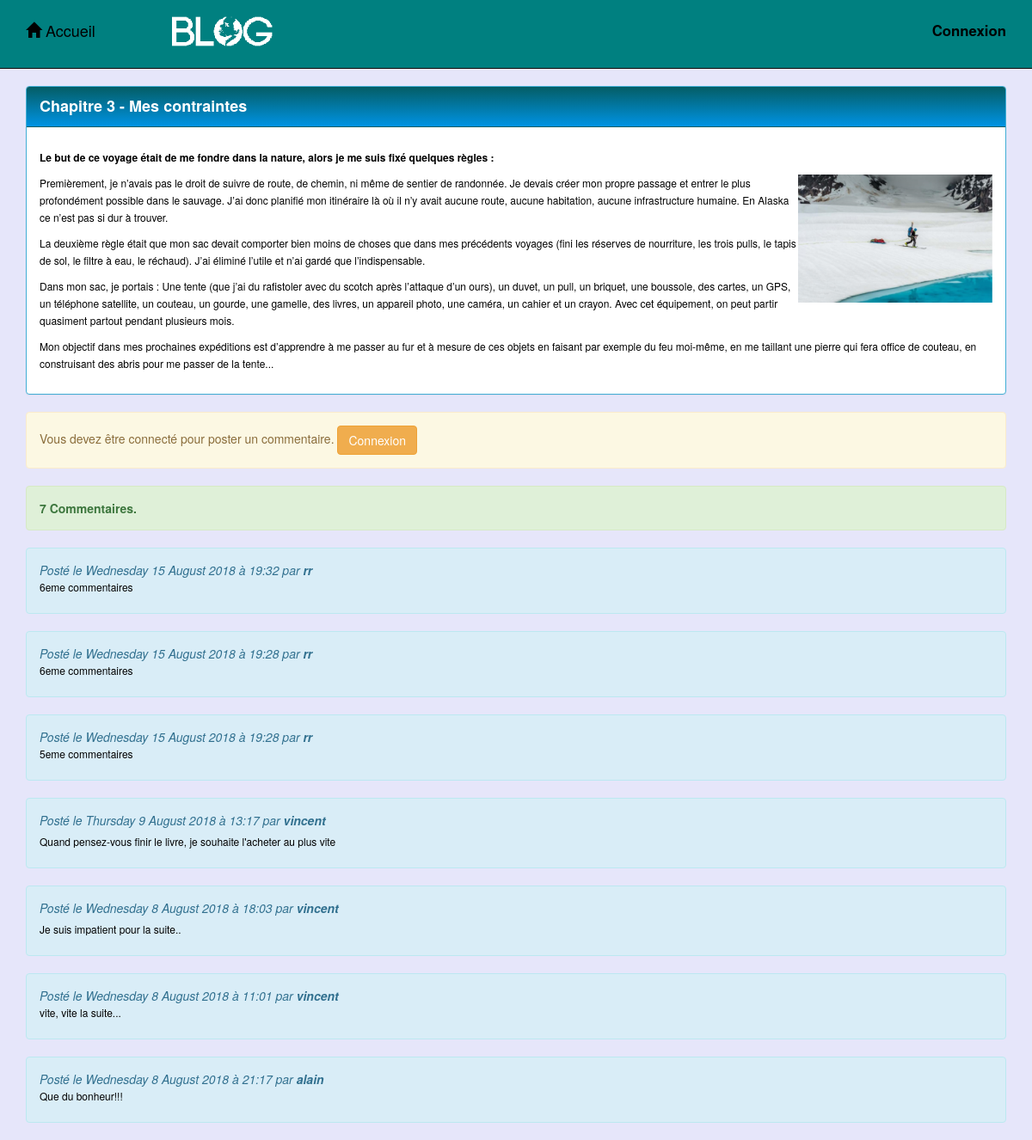
/index.php?p=billets.show&id=7, run on the app's committed database.
### tables this page shows
CREATE TABLE IF NOT EXISTS `t_billet` (
  `id` int(11) NOT NULL AUTO_INCREMENT,
  `title` varchar(100) NOT NULL,
  `content` mediumtext NOT NULL,
  `chapter` int(11) NOT NULL,
  `status` varchar(10) DEFAULT '0',
  PRIMARY KEY (`id`)
);

CREATE TABLE IF NOT EXISTS `t_comment` (
  `id` int(11) NOT NULL AUTO_INCREMENT,
  `content` varchar(500) NOT NULL,
  `bil_id` int(11) NOT NULL,
  `usr_id` int(11) NOT NULL,
  `commentDate` datetime NOT NULL DEFAULT CURRENT_TIMESTAMP,
  PRIMARY KEY (`id`),
  KEY `fk_bil_id` (`bil_id`),
  KEY `fk_com_usr` (`usr_id`)
);

CREATE TABLE IF NOT EXISTS `t_user` (
  `id` int(11) NOT NULL AUTO_INCREMENT,
  `name` varchar(50) NOT NULL,
  `password` varchar(88) NOT NULL,
  `salt` varchar(23) DEFAULT NULL,
  `role` varchar(50) NOT NULL,
  `isLocked` tinyint(1) DEFAULT '0',
  PRIMARY KEY (`id`)
);

### core/Controller/Controller.php (called while the page is built, shortened)
<?php
class Controller{
    protected $viewPath;
    protected $template;
    protected function render($view, $variables = []) {
        extract($variables);
        require($this->viewPath . str_replace('.', '/', $view) . '.php');
        $content = ob_get_clean();
        require($this->viewPath . 'templates/' . $this->template . '.php');
    }
}

### app/Controller/BilletsController.php (called while the page is built, shortened)
<?php
class BilletsController extends AppController {
    public function show() {
        $billet = $this->billet->find($_GET['id']);
		$comments = $this->comment->getComments($_GET['id']);
        $this->render('billets.show', compact('billet','comments', 'title'));
    }
}

### core/Table/Table.php (called while the page is built, shortened)
<?php
class Table
{
    protected $db;
    public function __construct(Database $db)
    {
        $this->db = $db;
    }
    public function query($statement, $attributes = null, $one = false){
        if($attributes){
            return $this->db->prepare(
                $statement,
                $attributes,
                str_replace('Table', 'Entity', get_class($this)),
                $one
            );
        } else {
            return $this->db->query(
                $statement,
                str_replace('Table', 'Entity', get_class($this)),
                $one
            );
        }
    }
}

### core/Database/MysqlDatabase.php (called while the page is built, shortened)
<?php
class MysqlDatabase extends Database {
    private $db_name;
    private $db_user;
    private $db_pass;
    private $db_host;
    private $pdo;
    public function __construct($db_name, $db_user = 'root', $db_pass = '', $db_host = 'localhost'){
        $this->db_name = $db_name;
        $this->db_user = $db_user;
        $this->db_pass = $db_pass;
        $this->db_host = $db_host;
    }
    private function getPDO(){
        if($this->pdo === null) {
            try {
                $pdo = new PDO('mysql:dbname=' . $this->db_name . ';host=' . $this->db_host .';charset=utf8',
                    $this->db_user, $this->db_pass);
            } catch (PDOException $e) {
                \App::error('La connexion à la base de donnée a échouée : ' .$e->getMessage());
               die();
            }
            $pdo->setAttribute(PDO::ATTR_ERRMODE, PDO::ERRMODE_EXCEPTION);
            $this->pdo = $pdo;
        }
        return $this->pdo;
    }
    public function prepare($statement, $attributes, $class_name = null, $one = false){
        $req = $this->getPDO()->prepare($statement);
        $res = $req->execute($attributes);
        if($class_name === null){
            $req->setFetchMode(PDO::FETCH_OBJ);
        } else {
            $req->setFetchMode(PDO::FETCH_CLASS, $class_name);
        }
        if($one){
            $data = $req->fetch();
        } else{
            $data = $req->fetchAll();
        }
        return $data;
    }
}

### app/Table/BilletTable.php (called while the page is built, shortened)
<?php
 class BilletTable extends Table{
    public function find($id){
		return $this->query("
		SELECT *
		FROM t_billet
		WHERE id = ?", [$id], true);
    }
}

### app/Autoloader.php (called while the page is built, shortened)
<?php
class Autoloader{
    static function autoload($class){
        if (strpos($class, __NAMESPACE__ . '\\') === 0){
            $class = str_replace(__NAMESPACE__ . '\\', '', $class);
            $class = str_replace('\\', '/', $class);
        }
    }
}

### core/Autoloader.php (called while the page is built, shortened)
<?php
class Autoloader{
    static function autoload($class){
        if (strpos($class, __NAMESPACE__ . '\\') === 0){
            $class = str_replace(__NAMESPACE__ . '\\', '', $class);
            $class = str_replace('\\', '/', $class);
        }
    }
}

### app/Entity/BilletEntity.php (called while the page is built, shortened)
<?php
class BilletEntity Extends Entity {
     protected $id;
    protected $title;
    protected $content;
    public function getId() {
        return $this->id;
    }
    public function getTitle() {
        return $this->title;
    }
    public function getContent() {
        return $this->content;
    }
}

### app/Table/CommentTable.php (called while the page is built, shortened)
<?php
class CommentTable extends Table{
    public function getComments($id){
		return $this->query("
		SELECT t_comment.id as comId, usr_id as userId, name, content, commentDate
		FROM t_comment
		INNER JOIN t_user ON usr_id = t_user.id
		WHERE bil_id = ?
		ORDER BY t_comment.id desc", [$id]);
    }
}

### core/Entity/Entity.php (called while the page is built, shortened)
<?php
class Entity {
    public function __get($key){
        $method = 'get' . ucfirst($key);
        if (method_exists($this, $method)) {
            return $this->$method();
        } else {
            return null;
        }
    }
}

### app/Entity/CommentEntity.php (called while the page is built, shortened)
<?php
class CommentEntity Extends Entity {
    protected $content;
    protected $name;
    protected $commentDate;
    public function getName() {
        return $this->name;
    }
    public function getContent() {
        return $this->content;
    }
	public function getCommentDate(){
		return $this->commentDate;
	}
}

### app/Views/billets/show.php (the view, shortened to what this page needs)
   <div class="panel panel-secondary">
       <div class="panel-heading ">
           <span class ="panel-title panel-title-perso"><?= $billet->getTitle(); ?></span>
       </div>
       <div class="panel-body">
           <p class="billet-contenu"><?= $billet->getContent(); ?></p>
       </div>
   </div>
<?php
if (isset($_SESSION['auth'])){?>
       <form method="post">
           <input type="hidden" name="usrID" value="<?=$_SESSION['auth']?>">
           <input type="hidden" name="billetID" value="<?= $billet->getId(); ?>">
           <div class="form-group">
               <label for="comment">Commentaire :</label>
               <textarea class="form-control" rows="5" name="comment" id="comment" placeholder="Saisissez ici votre commentaire ..." required></textarea>
           </div>
           <button type="submit" class="btn btn-primary">Poster</button>
       </form>
       <br/>
   <?php } else {
	$param = "?p=users.login&billetId=" .$billet->getId(); ?>
	<div class="alert alert-warning">Vous devez être connecté pour poster un commentaire. <a href="<?php echo $param ; ?>" class="btn btn-warning"></span> Connexion</a>
	</div>
<?php } ?>
<div class="alert alert-success">
	<?php
	$totalComments = count($comments);
	$commentSpell = 'Commentaire.';
	if ($totalComments > 1){
		$commentSpell = 'Commentaires.';
	}
?>
		<strong><?= $totalComments . ' ' .  $commentSpell ?></strong>
</div>
<?php foreach ($comments as $comment): ?>
<div class="alert alert-info">
	<?php
	$mask = "EEEE d MMMM YYYY '&agrave;' HH:mm ";
	$date = new DateTime($comment->commentDate);
	?>
	<span class="date-comment">
           <?= "Posté le " . IntlDateFormatter::formatObject($date,$mask) . " par " ;?>
           <strong><?= $comment->getName() . " "; ?></strong>
	</span>
	<p>
		<?= $comment->getContent(); ?>
	</p>
</div>
<?php endforeach ?>

### web/index.php (shortened to what this page needs)
<!DOCTYPE html>
<html lang="fr">
<head>
    <link rel="stylesheet" type="text/css" href="web/css/style.css"/>
</head>
<body>
  <?php
    if(isset($_GET['p'])){
       $page = $_GET['p'];
    }else{
        $page = 'Billets.index';
    }
$page = explode('.', $page);
    if($page[0] == 'admin'){
       $controller = '\App\Controller\Admin\\' . ucfirst($page[1]) . 'Controller';
       $action = $page[2];
    } else{
       $action = $page[1];
    }
$controller = new $controller();
$controller->$action();
?>
</body>
</html>

### app/Views/templates/sheet.php (shortened to what this page needs)
<!doctype html>
<html>
<head>
    <link href="lib/bootstrap/css/bootstrap.min.css" rel="stylesheet" />
    <link href="css/alaska.css" rel="stylesheet" />
    <?php require 'frontNav.php'?>
</head>
<body>
    <div class="container">
        <?= $content; ?>
    </div>
</body>
</html>

### app/Views/templates/frontNav.php (shortened to what this page needs)
<nav class="navbar navbar-default navbar-fixed-top navbar-inverse" role="navigation">
        <div class="container">
            <div class="navbar-header">
                <img src="img/blogmini.png" class="blogimg" alt="blogmini"/>
                <a id="nav-home" class="navbar-brand nav-home" href="index.php">
                    <span class="glyphicon glyphicon-home"></span> Accueil
                </a>
            </div>
			<ul class="nav navbar-nav navbar-right">
			     <?php
			     if (!isset($_SESSION['auth'])){ ?>
                     <li>
                       <a id="lien-accueil" href="?p=users.login">Connexion</a>
                    </li>
                <?php } ?>
            </ul>
    </div>
</nav>

### web/css/style.css (style rules this page uses)
body { background-repeat: no-repeat; background-attachment: fixed; background-position: center; font-family: Georgia, Arial, Verdana, sans-serif; font-size: 25px; background-color: #C3C5C5; padding-top: 54px; }
ol, ul { list-style: none; }
a:link, a:visited, a:hover, a:active { text-decoration: none; outline: none; }
.blogimg { margin-top: 15px; }

### web/css/alaska.css (style rules this page uses)
body { padding-top: 70px; background-color: #E6E6FA; }
.navbar { height: 80px; }
.navbar-inverse { background-color: #008080; }
#nav-home { margin-top: 10px; color: black; }
.blogimg { margin-top: 15px; }
.navbar-header img { margin-top: 15px; }
#lien-accueil { color: black; font-size: 1.2em; font-weight: bold; margin-top: 10px; }
.billet-contenu { font-size: 16px; }
.date-comment { font-style: italic; }
.panel-secondary { border-color: #41AED5; }
.panel-secondary > .panel-heading { color: #fff; background-color: #045d65; background: linear-gradient(#045d65, #0093e3); border-color: #045d65; }
.panel-title-perso { font-size: large; font-weight: bold; }
.modal-body h3, p { font-size:12px; text-align: left; line-height: 20px; color: black; }

### data on the page
t_billet: title "Chapitre 3 - Mes contraintes", content "Le but de ce voyage était de me fondre dans la nature, alors je me suis fixé quelques règles : Premièrement, je n’avais pas le droit de suivre de route, de chemin, ni même de sentier de randonnée. Je devais créer mon propre passage et entrer le plus profondément possible dans le sauvage. J’ai donc planifié mon itinéraire là où il n’y avait aucune route, aucune habitation, aucune infrastructure humaine. En Alaska ce n’est pas si dur à trouver. La deuxième règle était que mon sac devait comporter bien moins de choses que dans mes précédents voyages (fini les réserves de nourriture, les trois pulls, le tapis de sol, le filtre à eau, le réchaud). J’ai éliminé l’utile et n’ai gardé que…", content (picture)
t_comment: commentDate "Wednesday 15 August 2018 à 19:32", usr.name "rr", content "6eme commentaires"
t_comment: commentDate "Wednesday 15 August 2018 à 19:28", usr.name "rr", content "6eme commentaires"
t_comment: commentDate "Wednesday 15 August 2018 à 19:28", usr.name "rr", content "5eme commentaires"
t_comment: commentDate "Thursday 9 August 2018 à 13:17", usr.name "vincent", content "Quand pensez-vous finir le livre, je souhaite l'acheter au plus vite"
t_comment: commentDate "Wednesday 8 August 2018 à 18:03", usr.name "vincent", content "Je suis impatient pour la suite.."
t_comment: commentDate "Wednesday 8 August 2018 à 11:01", usr.name "vincent", content "vite, vite la suite..."
t_comment: commentDate "Wednesday 8 August 2018 à 21:17", usr.name "alain", content "Que du bonheur!!!"

### other printed values
$totalComments "7"
$commentSpell "Commentaires."
